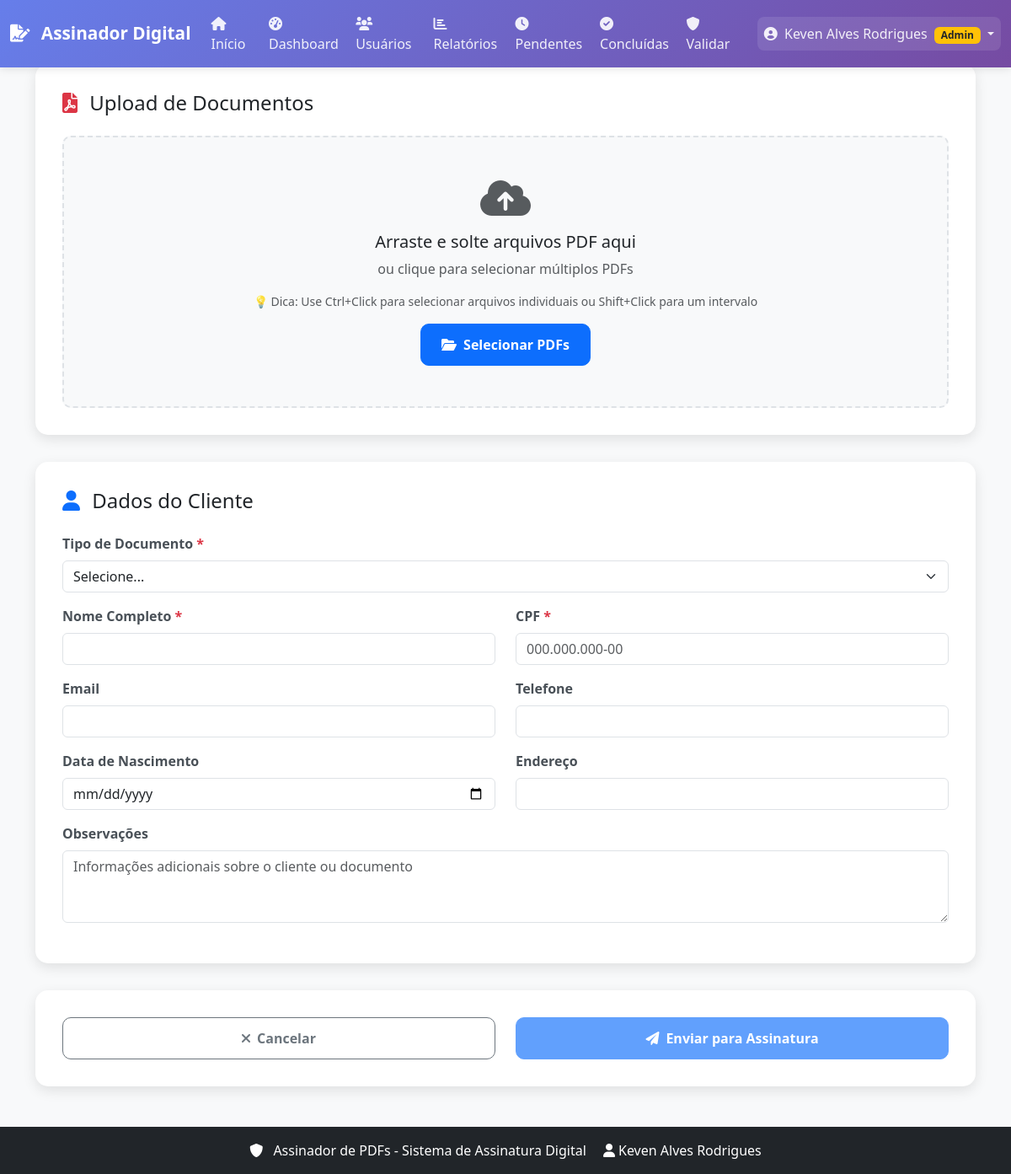
The app's page /internal/signature/upload (signed in) with its own data.
### models.py (models this page shows, shortened)
class User(UserMixin, db.Model):
    __tablename__ = 'users'
    __table_args__ = (
        db.Index('idx_users_username', 'username'),
        db.Index('idx_users_email', 'email'),
        db.Index('idx_users_role', 'role'),
    )
    id = db.Column(db.Integer, primary_key=True)
    username = db.Column(db.String(80), unique=True, nullable=False)
    email = db.Column(db.String(120), unique=True, nullable=False)
    password_hash = db.Column(db.String(255), nullable=True)  # Nullable para usuários LDAP
    full_name = db.Column(db.String(120), nullable=False)
    role = db.Column(db.String(20), default='user')  # 'user' ou 'admin'
    is_active = db.Column(db.Boolean, default=True)
    created_at = db.Column(db.DateTime, default=datetime.now)
    last_login = db.Column(db.DateTime)
    must_change_password = db.Column(db.Boolean, default=False)
    signatures = db.relationship('Signature', backref='user', lazy='dynamic')
    ldap_dn = db.Column(db.String(500))  # Distinguished Name do LDAP
    department = db.Column(db.String(200))  # Departamento
    position = db.Column(db.String(200))  # Cargo
    phone = db.Column(db.String(50))  # Telefone
    mobile = db.Column(db.String(50))  # Celular
    city = db.Column(db.String(100))  # Cidade
    state = db.Column(db.String(100))  # Estado
    postal_code = db.Column(db.String(20))  # CEP
    country = db.Column(db.String(100))  # País
    street_address = db.Column(db.String(500))  # Endereço
    home_phone = db.Column(db.String(50))  # Telefone residencial
    work_address = db.Column(db.String(500))  # Endereço comercial
    fax = db.Column(db.String(50))  # Fax
    pager = db.Column(db.String(50))  # Pager
    is_ldap_user = db.Column(db.Boolean, default=False)  # Indica se é usuário LDAP

### app.py (the view, shortened to what this page needs)
    @app.route('/internal/signature/upload', methods=['GET', 'POST'])
    @login_required
    def internal_signature_upload():
        from models import DocumentType
        document_types = DocumentType.query.filter_by(active=True).order_by(DocumentType.name.asc()).all()
        return render_template('internal/upload.html', document_types=document_types)

### app.py (called while the page is built)
def get_client_ip(request_obj):
    if request_obj.headers.get('X-Forwarded-For'):
        return request_obj.headers.get('X-Forwarded-For').split(',')[0].strip()
    elif request_obj.headers.get('X-Real-IP'):
        return request_obj.headers.get('X-Real-IP')
    elif request_obj.headers.get('X-Forwarded'):
        return request_obj.headers.get('X-Forwarded')
    elif request_obj.headers.get('X-Cluster-Client-IP'):
        return request_obj.headers.get('X-Cluster-Client-IP')
    else:
        return request_obj.remote_addr

### audit_logger.py (called while the page is built)
def log_event(action: str,
              actor_user_id: int | None = None,
              status: str | None = None,
              ip_address: str | None = None,
              details: dict | None = None,
              target_user_id: int | None = None) -> None:
    try:
        event = {
            "timestamp": datetime.utcnow().isoformat(),
            "action": action,
            "status": status,
            "actor_user_id": actor_user_id,
            "target_user_id": target_user_id,
            "ip_address": ip_address,
            "details": details or {}
        }
        audit_logger.info(json.dumps(event, ensure_ascii=False))
    except Exception:
        pass

### utils/mobile_optimizations.py (called while the page is built, shortened)
def is_mobile_device():
    user_agent = request.headers.get('User-Agent', '').lower()
    mobile_indicators = [
        'mobile', 'android', 'iphone', 'ipad', 'tablet',
        'samsung', 'chrome', 'safari'
    ]
    return any(indicator in user_agent for indicator in mobile_indicators)

def optimize_for_device():
    if not is_mobile_device():
        return

def get_optimized_query_limits():
    if not is_mobile_device():
        return 100  # Desktop

def should_use_compression():
    if not is_mobile_device():
        return False
    return True

def get_cache_timeout():
    if not is_mobile_device():
        return 300  # 5 minutos para desktop

def get_mobile_headers():
    if not is_mobile_device():
        return {}

def log_performance_metrics():
    if not is_mobile_device():
        return
    if hasattr(g, 'start_time'):
        duration = time.time() - g.start_time
        user_agent = request.headers.get('User-Agent', '')
        if duration > 2.0:
            print(f"SLOW MOBILE REQUEST: {duration:.2f}s - {request.endpoint} - {user_agent[:50]}")

### templates/internal/upload.html (shortened to what this page needs)
{% extends "base.html" %}
{% block content %}
    <div class="container">
        <form method="POST" enctype="multipart/form-data" id="uploadForm">
            <div class="upload-card">
                <h4 class="mb-4">
                    <i class="fas fa-file-pdf me-2 text-danger"></i>
                    Upload de Documentos
                </h4>
                <div class="file-upload-area" id="uploadArea">
                    <div class="mb-3">
                        <i class="fas fa-cloud-upload-alt fa-3x text-muted"></i>
                    </div>
                                         <h5>Arraste e solte arquivos PDF aqui</h5>
                     <p class="text-muted">ou clique para selecionar múltiplos PDFs</p>
                     <p class="text-muted small">💡 Dica: Use Ctrl+Click para selecionar arquivos individuais ou Shift+Click para um intervalo</p>
                                         <button type="button" class="btn btn-primary btn-custom" id="selectFilesBtn">
                         <i class="fas fa-folder-open me-2"></i>Selecionar PDFs
                     </button>
                </div>
            </div>
            <div class="upload-card">
                <h4 class="mb-4">
                    <i class="fas fa-user me-2 text-primary"></i>
                    Dados do Cliente
                </h4>
                <div class="row">
                    <div class="col-12 mb-3">
                        <label for="document_type_id" class="form-label">
                            Tipo de Documento <span class="required">*</span>
                        </label>
                        <select class="form-select" id="document_type_id" name="document_type_id" required>
                            <option value="">Selecione...</option>
                        </select>
                    </div>
                </div>
                <div class="row">
                    <div class="col-md-6 mb-3">
                        <label for="client_name" class="form-label">
                            Nome Completo <span class="required">*</span>
                        </label>
                        <input type="text" class="form-control" id="client_name" name="client_name"
                               value="{{ client_info.nome if client_info else '' }}" required>
                    </div>
                    <div class="col-md-6 mb-3">
                        <label for="client_cpf" class="form-label">
                            CPF <span class="required">*</span>
                        </label>
                        <input type="text" class="form-control" id="client_cpf" name="client_cpf"
                               value="{{ client_info.cpf if client_info else '' }}"
                               placeholder="000.000.000-00" required>
                    </div>
                </div>
                <div class="row">
                    <div class="col-md-6 mb-3">
                        <label for="client_email" class="form-label">Email</label>
                        <input type="email" class="form-control" id="client_email" name="client_email"
                               value="{{ client_info.email if client_info else '' }}">
                    </div>
                    <div class="col-md-6 mb-3">
                        <label for="client_phone" class="form-label">Telefone</label>
                        <input type="tel" class="form-control" id="client_phone" name="client_phone"
                               value="{{ client_info.telefone if client_info else '' }}">
                    </div>
                </div>
                <div class="row">
                    <div class="col-md-6 mb-3">
                        <label for="client_birth_date" class="form-label">Data de Nascimento</label>
                        <input type="date" class="form-control" id="client_birth_date" name="client_birth_date"
                               value="{{ client_info.data_nascimento if client_info else '' }}">
                    </div>
                    <div class="col-md-6 mb-3">
                        <label for="client_address" class="form-label">Endereço</label>
                        <input type="text" class="form-control" id="client_address" name="client_address"
                               value="{{ client_info.endereco if client_info else '' }}">
                    </div>
                </div>
                <div class="mb-3">
                    <label for="client_notes" class="form-label">Observações</label>
                    <textarea class="form-control" id="client_notes" name="client_notes" rows="3"
                              placeholder="Informações adicionais sobre o cliente ou documento">{{ client_info.observacoes if client_info else '' }}</textarea>
                </div>
            </div>
            <div class="upload-card">
                <div class="row">
                    <div class="col-md-6">
                        <a href="{{ url_for('index') }}" class="btn btn-outline-secondary btn-custom w-100">
                            <i class="fas fa-times me-2"></i>Cancelar
                        </a>
                    </div>
                    <div class="col-md-6">
                        <button type="submit" class="btn btn-primary btn-custom w-100" id="submitBtn" disabled>
                            <i class="fas fa-paper-plane me-2"></i>Enviar para Assinatura
                        </button>
                    </div>
                </div>
            </div>
        </form>
    </div>
</div>
{% endblock %}

### templates/base.html (shortened to what this page needs)
<!DOCTYPE html>
<html lang="pt-BR">
<head>
    <link href="https://cdn.jsdelivr.net/npm/bootstrap@5.3.0/dist/css/bootstrap.min.css" rel="stylesheet">
    <link href="https://cdnjs.cloudflare.com/ajax/libs/font-awesome/6.0.0/css/all.min.css" rel="stylesheet">
</head>
<body>
    <nav class="navbar navbar-expand-lg navbar-dark">
        <div class="container-fluid">
            <a class="navbar-brand" href="{{ url_for('index') }}">
                <i class="fas fa-file-signature me-2"></i>
                Assinador Digital
            </a>
            <div class="collapse navbar-collapse" id="navbarNav">
                <ul class="navbar-nav me-auto">
                    {% if current_user.is_authenticated %}
                        <li class="nav-item">
                            <a class="nav-link {% if request.endpoint == 'index' %}active{% endif %}" href="{{ url_for('index') }}">
                                <i class="fas fa-home me-1"></i>Início
                            </a>
                        </li>
                        {% if current_user.role == 'admin' %}
                            <li class="nav-item">
                                <a class="nav-link {% if request.endpoint == 'admin_dashboard' %}active{% endif %}" href="{{ url_for('admin_dashboard') }}">
                                    <i class="fas fa-tachometer-alt me-1"></i>Dashboard
                                </a>
                            </li>
                            <li class="nav-item">
                                <a class="nav-link {% if request.endpoint == 'admin_users' %}active{% endif %}" href="{{ url_for('admin_users') }}">
                                    <i class="fas fa-users me-1"></i>Usuários
                                </a>
                            </li>
                            <li class="nav-item">
                                <a class="nav-link {% if request.endpoint == 'admin_reports' %}active{% endif %}" href="{{ url_for('admin_reports') }}">
                                    <i class="fas fa-chart-bar me-1"></i>Relatórios
                                </a>
                            </li>
                        {% endif %}
                        <li class="nav-item">
                            <a class="nav-link {% if request.endpoint == 'internal_pending_signatures' %}active{% endif %}" href="{{ url_for('internal_pending_signatures') }}">
                                <i class="fas fa-clock me-1"></i>Pendentes
                            </a>
                        </li>
                        <li class="nav-item">
                            <a class="nav-link {% if request.endpoint == 'internal_completed_signatures' %}active{% endif %}" href="{{ url_for('internal_completed_signatures') }}">
                                <i class="fas fa-check-circle me-1"></i>Concluídas
                            </a>
                        </li>
                        <li class="nav-item">
                            <a class="nav-link {% if request.endpoint == 'validate_pdf' %}active{% endif %}" href="{{ url_for('validate_pdf') }}">
                                <i class="fas fa-shield-alt me-1"></i>Validar
                            </a>
                        </li>
                    {% endif %}
                </ul>
                {% if current_user.is_authenticated %}
                    <ul class="navbar-nav">
                        <li class="nav-item dropdown">
                            <a class="nav-link dropdown-toggle user-dropdown" href="#" id="userDropdown" role="button" data-bs-toggle="dropdown">
                                <i class="fas fa-user-circle me-1"></i>
                                {{ current_user.full_name }}
                                {% if current_user.role == 'admin' %}
                                    <span class="badge bg-warning text-dark ms-1">Admin</span>
                                {% endif %}
                            </a>
                        </li>
                    </ul>
                {% endif %}
            </div>
        </div>
    </nav>
    <div class="main-content">
        {% block content %}{% endblock %}
    <footer class="bg-dark text-white text-center py-3 mt-5">
        <div class="container">
            <p class="mb-0">
                <i class="fas fa-shield-alt me-2"></i>
                Assinador de PDFs - Sistema de Assinatura Digital
                <span class="ms-3">
                    <i class="fas fa-user me-1"></i>{{ current_user.full_name if current_user.is_authenticated else 'Visitante' }}
                </span>
            </p>
        </div>
    </footer>
</body>
</html>

### records on screen
User: full_name "Keven Alves Rodrigues", is_active+full_name "Keven Alves Rodrigues"
